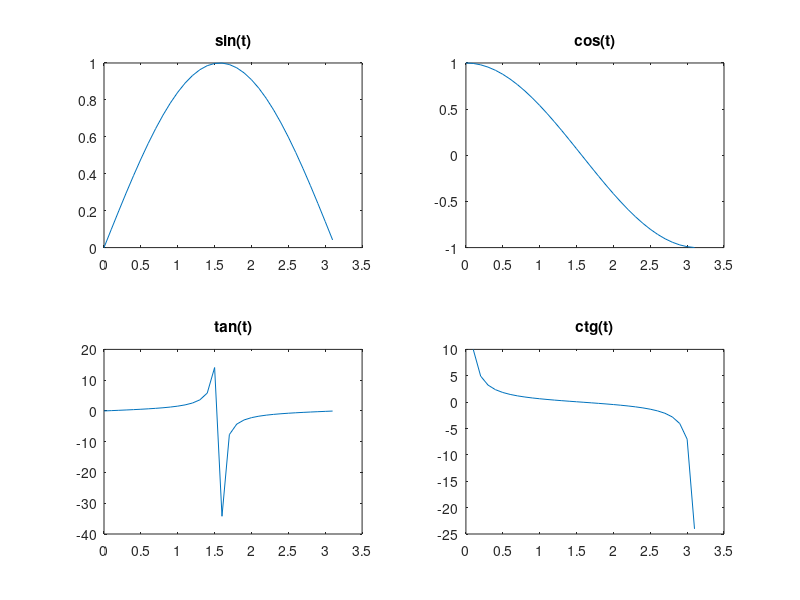

This figure's MATLAB source:
clear; clc;
t = [0:0.1:pi];
sint = sin(t);
cost = cos(t);
tangt = tan(t);
ctgt = cot(t);

figure
subplot(2,2,1)
plot(t,sint)
title("sin(t)")

subplot(2,2,2)
plot(t,cost)
title("cos(t)")

subplot(2,2,3)
plot(t,tangt)
title("tan(t)")

subplot(2,2,4)
plot(t,ctgt)
title("ctg(t)")
